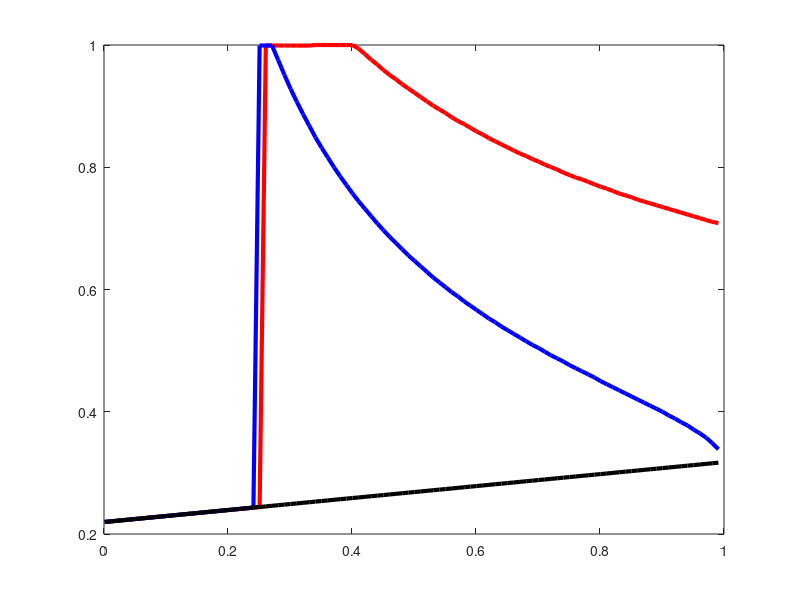

This figure's MATLAB source:
%第三章PAA与PWA的对比
clc;
clear;
%gamma = 0.2; 
%alpha = 0.2;
k = 0.3; 
gamma = 0.2; 
cb=0.3;

q1 = 1; qn = k * q1;
alphas = (0.001:0.01:1)';
minmu1=[];
minmu2=[];
i=1;
while i<=length(alphas)
    alpha= alphas(i);
    
    %c_bmax=(2.*mu+gamma.*(-1 + alpha .*(-1 +gamma.^2) - gamma.*mu))./((1-gamma).^2.*(1 + gamma));
A = 2 - gamma^2;
B = 4 - gamma^2 - alpha .* gamma^2;
mu_low1=gamma*(alpha*A+1-alpha)./A;
mu_low2=(cb.*(1-gamma).^2.*(1+gamma)+gamma.*(1+alpha.*(1-gamma.^2)))./(2-gamma.^2);
mu_low=max(mu_low1,mu_low2);
mu = (mu_low:0.001:1)';
q2 = mu * q1; qs = k * mu; 
    % P-AA 平台承担AI技术-代理模式
    % 均衡解
    PS_PAA = (A .* q2 - gamma .* q1) ./ (2 + A);
    PN_PAA = (A .* q1 - gamma .* q2) ./ (2 + A);
    % 需求函数
    DS_PAA = (A .* q2 - gamma .* q1) ./ (2 + A);
    DN_PAA = (A .* q1 - gamma .* q2) ./ (2 + A);
    %利润函数
    Pi_P_PAA=DN_PAA .* (alpha .* PN_PAA-cb) + DS_PAA .* (alpha .* PS_PAA-cb);
    Pi_S_PAA= (1 - alpha) .* (DS_PAA .* PS_PAA);
    Pi_N_PAA= (1 - alpha) .* (DN_PAA .* PN_PAA);


    % P-WA 平台承担AI技术-批发模式
    % 均衡解
    w_PWA = (A.*q2+(-alpha.*A+(alpha-1)).*gamma.*q1+(1-A).*(1-gamma).*cb)./(2.*(A-1));
    PS_PWA =(((alpha-2).*A+(1-alpha)).*gamma.*q1+(2.*(alpha+1).*A.^2-(6.*alpha+1).*A+4.*alpha).*q2+(1-gamma).*(A-1).*cb)./(2.*(A-1).*B);
    PN_PWA =(((alpha+2).*A.^2+(-3.*alpha-1).*A+2.*alpha-2).*q1+(2-A).*gamma.*q2+(1-gamma).*(A-1).*gamma.*cb)./(2.*(A-1).*B);
    % 需求函数
    DS_PWA =((A.*A-A).*q2+(-alpha.*A.*A+(2.*alpha-1).*A+(-alpha+1)).*gamma.*q1+(gamma.*gamma-1).*(1-gamma).*(A-1).*cb)./(2.*(A-1).*B);
    DN_PWA =((2.*A.^2+(-2).*A).*q1+(-2.*A+2).*gamma.*q2)./(2.*(A-1).*B);
    %利润函数
    Pi_P_PWA= DN_PWA .* (alpha .* PN_PWA-cb ) + DS_PWA.* (PS_PWA-w_PWA-cb);
    Pi_S_PWA= w_PWA .* DS_PWA;
    Pi_N_PWA= (1 - alpha) .* (DN_PWA .* PN_PWA);

    %plot(mu,Pi_P_NAA+0*mu,'r'); hold on;
    %plot(mu,Pi_P_NWA+0*mu,'b'); hold off;

    plot(mu,Pi_P_PAA+0*mu,'r'); hold on;
    plot(mu,Pi_P_PWA+0*mu,'b'); hold off;

    plot(mu,Pi_S_PAA+0*mu,'r'); hold on;
    plot(mu,Pi_S_PWA+0*mu,'b'); hold off;

    %plot(cb,Pi_S_PAA+0*cb,'r'); hold on;
    %plot(cb,Pi_S_PWA+0*cb,'b'); hold off;


    
    dif = abs(Pi_P_PWA - Pi_P_PAA);
    indmu = find(dif == min(dif));
    muet = mu(indmu(1));
    minmu1 = [minmu1; muet];

    dif = abs(Pi_S_PWA - Pi_S_PAA);
    indmu = find(dif == min(dif));
    muet = mu(indmu(1));
    minmu2 = [minmu2; muet];
    

    i=i+1;
end
mu_low11=gamma*(alphas*A+1-alphas)./A;
mu_low22=(cb.*(1-gamma).^2.*(1+gamma)+gamma.*(1+alphas.*(1-gamma.^2)))./(2-gamma.^2);
mu_low33=max(mu_low11,mu_low22);
plot(alphas,minmu1,'-r','MarkerSize',6,'LineWidth',3);hold on;
plot(alphas,minmu2,'-b','MarkerSize',6,'LineWidth',3);hold on;
plot(alphas,mu_low33,'-k','MarkerSize',6,'LineWidth',3);hold on;
hold off;



%xlabel('二手正品的质量{\it{\mu}}');
%ylabel('区块链的实施成本{\it{c_b}}');
